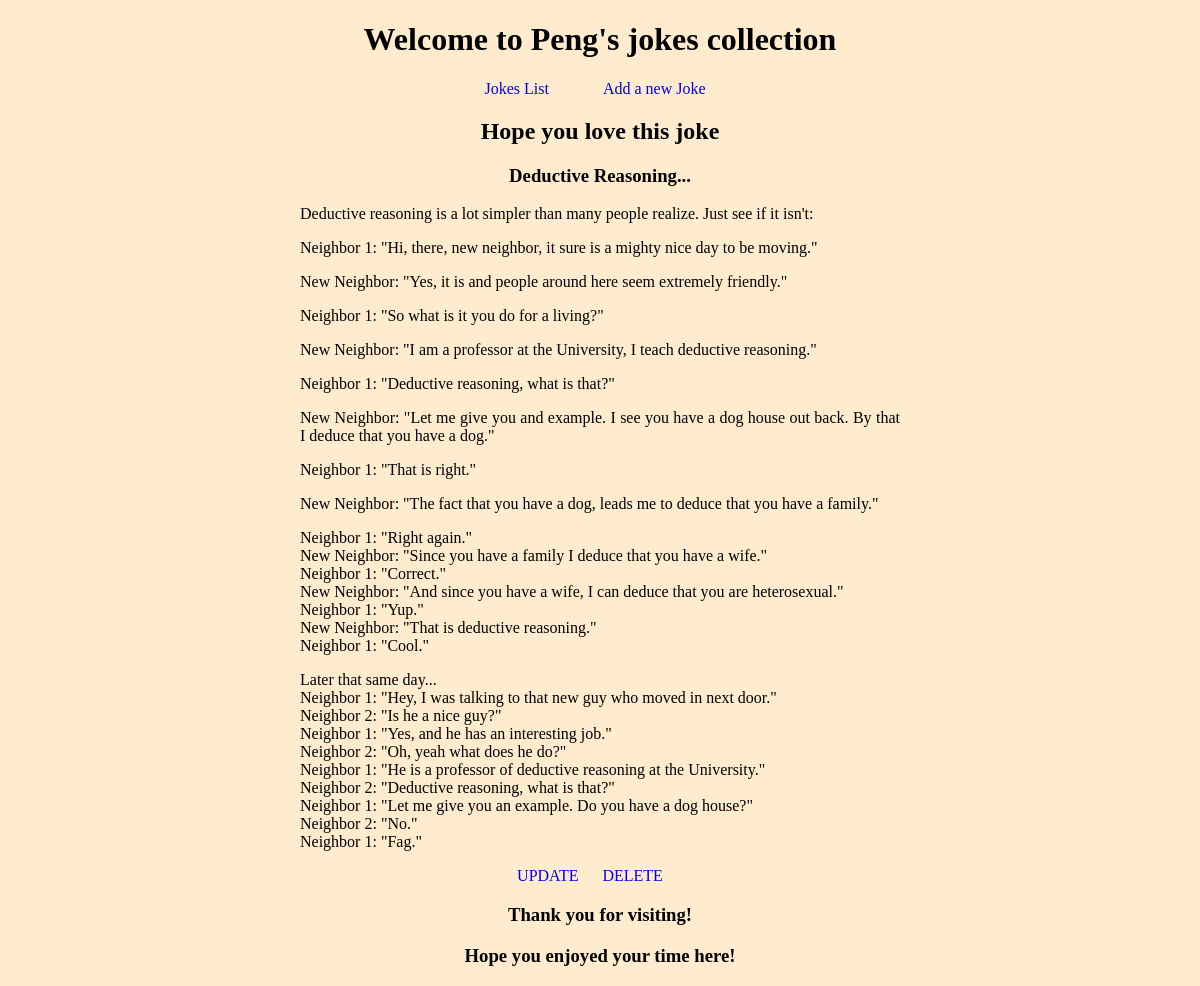
/content/1/, run on the app's committed database.
### jokes/models.py (models this page shows, shortened)
class Content(models.Model):
    title = models.CharField(max_length = 64)
    author = models.ForeignKey('auth.User', on_delete=models.CASCADE)
    body = models.TextField()

### jokes/views.py (the view)
# urls.py: path('content/<int:pk>/', JokesDetailsView.as_view(), name='details'),
class JokesDetailsView(DetailView):
    template_name = 'details.html'
    model = Content

### templates/details.html (shortened to what this page needs)
{% extends 'base.html' %}
{% block content %}
<h2>Hope you love this joke </h1>
<h3>{{ object.title }}</h3>
<p>{{ object.body|linebreaks }}</p>
<a href=" {% url 'update' object.pk %}">UPDATE</a>
<a href=" {% url 'delete' object.pk %}">DELETE</a>
{% endblock content%}

### static/css/base.css (style rules this page uses)
body { background-color: blanchedalmond; }
p { text-align: justify; }
a { margin-right: 20px; text-decoration: none; }

### data on the page
Content: title "Deductive Reasoning...", body "Deductive reasoning is a lot simpler than many people realize. Just see if it isn't: Neighbor 1: \"Hi, there, new neighbor, it sure is a mighty nice day to be moving.\" New Neighbor: \"Yes, it is and people around here seem extremely friendly.\" Neighbor 1: \"So what is it you do for a living?\" New Neighbor: \"I am a professor at the University, I teach deductive reasoning.\" Neighbor 1: \"Deductive reasoning, what is that?\" New Neighbor: \"Let me give you and example. I see you have a dog house out back. By that I deduce that you have a dog.\" Neighbor 1: \"That is right.\" New Neighbor: \"The fact that you have a dog, leads me to deduce that you have a family.\" Neighbor 1: \"Right again.\" New Neighbor:…"
